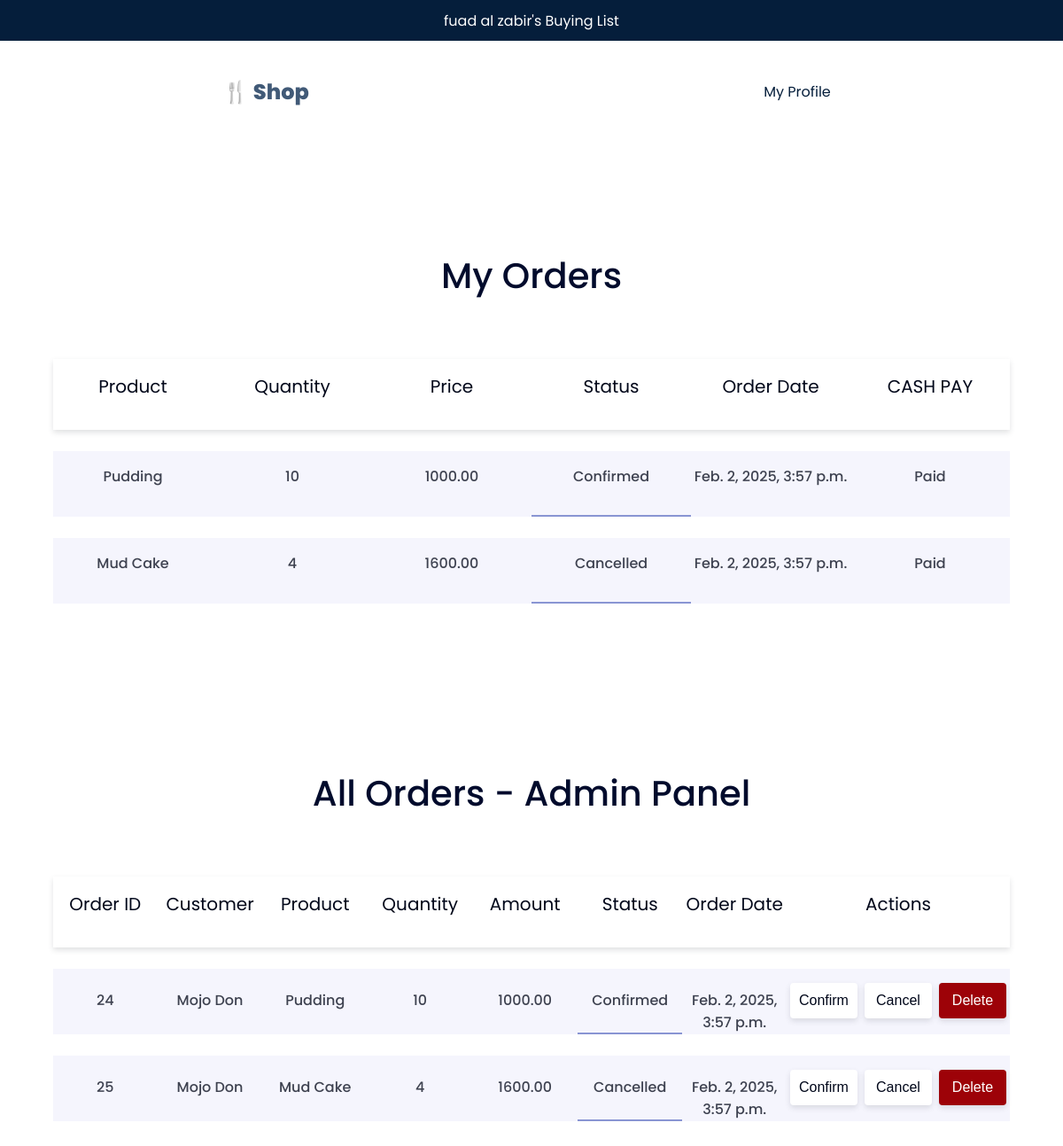
Page /orders/admin/ (signed in) on the earlier database version.
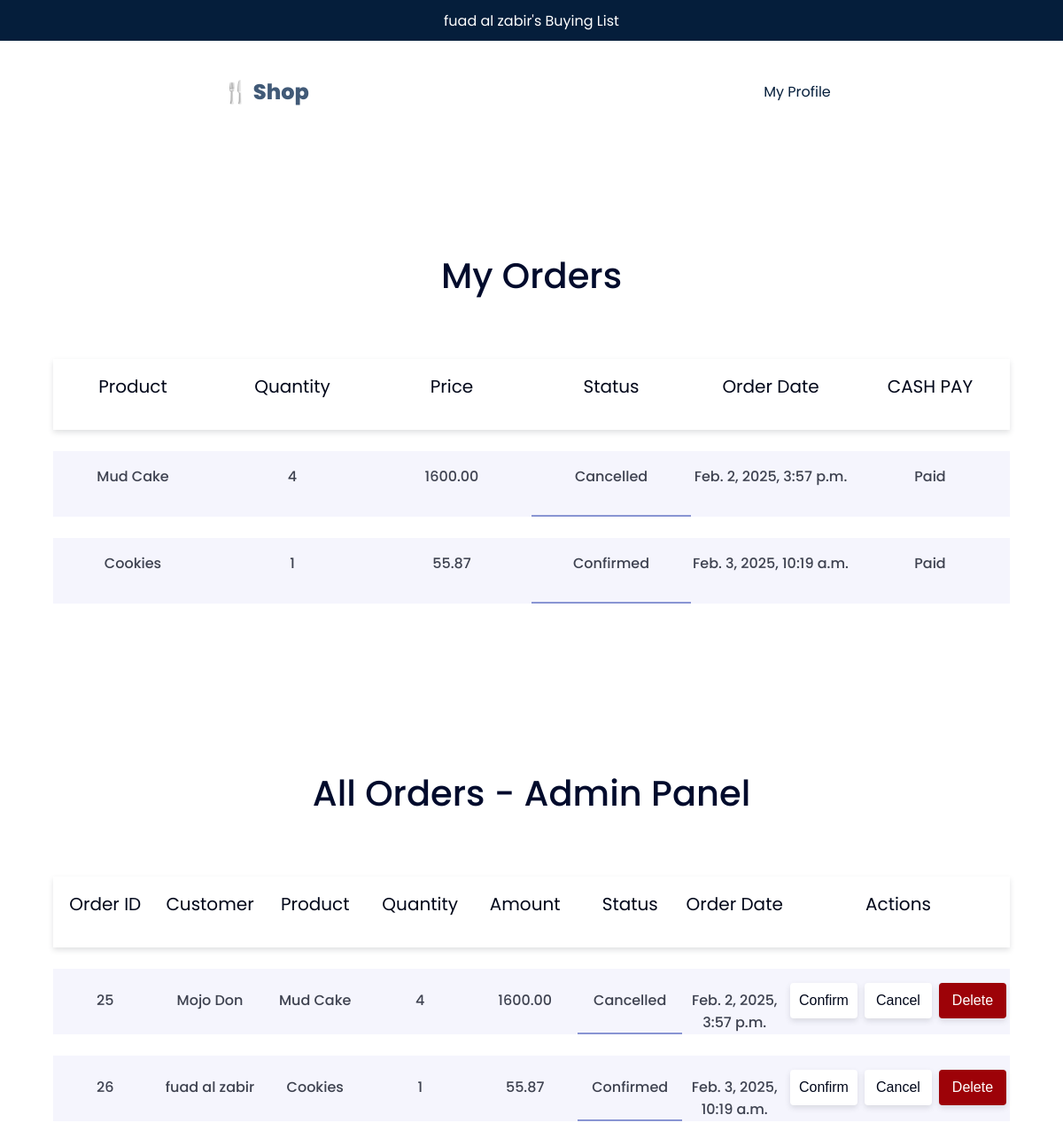
Same page on the later database version.
### store/models.py (models this page shows, shortened)
class User(AbstractBaseUser, PermissionsMixin):  # Inherit PermissionsMixin
    email = models.EmailField(unique=True)
    full_name = models.CharField(max_length=255)
    address = models.CharField(max_length=255)
    phone_number = models.CharField(max_length=15)
    is_active = models.BooleanField(default=True)
    is_staff = models.BooleanField(default=False)
    is_superuser = models.BooleanField(default=False)
    objects = CustomUserManager()
    USERNAME_FIELD = 'email'
    REQUIRED_FIELDS = ['full_name', 'address', 'phone_number']

class Order(models.Model):
    STATUS_CHOICES = (
        ('pending', 'Pending'),
        ('paid', 'Paid'),
        ('confirm', 'Confirm'),
        ('cancel', 'Cancel'),
    )
    user = models.ForeignKey(User, on_delete=models.CASCADE)
    product = models.ForeignKey(Product, on_delete=models.CASCADE)
    quantity = models.PositiveIntegerField()
    price = models.DecimalField(max_digits=10, decimal_places=2)
    status = models.CharField(max_length=20, choices=STATUS_CHOICES, default='pending')
    order_date = models.DateTimeField(auto_now_add=True)

class Product(models.Model):
    name = models.CharField(max_length=100)
    details = models.TextField(blank=True, null=True)
    image = models.ImageField(upload_to='product_images/', blank=True, null=True)
    price = models.DecimalField(max_digits=10, decimal_places=2)
    quantity = models.PositiveIntegerField(default=1)

### store/views.py (the view, shortened to what this page needs)
# urls.py: path('orders/admin/', views.admin_orders, name='admin_orders'),
@user_passes_test(lambda u: u.is_superuser)
def admin_orders(request):
    orders = Order.objects.all()
    return render(request, "order.html", {"orders": orders})

### store/templates/order.html (shortened to what this page needs)
{% load static %}
<!DOCTYPE html>
<html lang="en">
<head>
  <link rel="stylesheet" href="{% static 'css/order.css' %}">
</head>
<body>
    <div class="hero">
        {{ user.full_name }}'s Buying List
       </div>
    <nav>
    <div class="logo" >&#127860; Shop</div>
    <div class="nav-r">
        <a href="{% url 'user' %}">My Profile</a>
    </div>
    </nav>
{% if orders %}
<div class="table-sec1">
    <h2>My Orders</h2>
<div class="table">
    <div class="thead">
        <div class="tr">
            <div class="th">Product</div>
            <div class="th">Quantity</div>
            <div class="th">Price</div>
            <div class="th">Status</div>
            <div class="th">Order Date</div>
            <div class="th">CASH PAY</div>
        </div>
    </div>
    <div class="tbody">
        {% for order in orders %}
        <div class="tr1">
            <div class="td">{{ order.product.name }}</div>
            <div class="td">{{ order.quantity }}</div>
            <div class="td">{{ order.price }}</div>
            <div class="td">{{ order.status }}</div>
            <div class="td">{{ order.order_date }}</div>
            <div class="td">
                <form method="POST" action="{% url 'orders' user_id=order.user.id%}">
                    {% if order.status == "pending" %}
                        <form method="POST" action="{% url 'orders' user_id=user.id %}">
                            {% csrf_token %}
                            <input type="hidden" name="order_id" value="{{ order.id }}">
                            {% if order.status == "pending" %}
                                <button type="submit" name="action" value="pay_order" class="btn btn-primary btn-pay">Pay</button>
                            {% else %}
                                <span>Paid</span>
                            {% endif %}
                        </form>
                    {% else %}
                        <span>Paid</span>
                    {% endif %}
                </form>
            </div>
        </div>
        {% endfor %}
    </div>
</div>
</div>
{% else %}
<p>You have no orders yet.</p>
{% endif %}
{% if user.is_superuser %}
{% if orders %}
<div class="table-sec2">
    <h2>All Orders - Admin Panel</h2>
<div class="table">
    <div class="thead">
        <div class="tr">
            <div class="th">Order ID</div>
            <div class="th">Customer</div>
            <div class="th">Product</div>
            <div class="th">Quantity</div>
            <div class="th">Amount</div>
            <div class="th">Status</div>
            <div class="th">Order Date</div>
            <div class="th-actions">Actions</div>
        </div>
    </div>
    <div class="tbody">
        {% for order in orders %}
        <div class="tr">
            <div class="td">{{ order.id }}</div>
            <div class="td">{{ order.user.full_name }}</div>
            <div class="td">{{ order.product.name }}</div>
            <div class="td">{{ order.quantity }}</div>
            <div class="td">{{ order.price }}</div>
            <div class="td">{{ order.status }}</div>
            <div class="td">{{ order.order_date }}</div>
            <div class="td">
                <div class="actions">
                    <form method="POST" action="{% url 'admin_orders' %}">
                        <div class="actions-l">
                        <button type="submit" name="action" value="confirm_order" class="btn btn-success">Confirm</button>
                        <button type="submit" name="action" value="cancel_order" class="btn btn-warning">Cancel</button>
                        </div>
                    </form>
                    <div class="actions-r">
                        <form method="POST" action="{% url 'delete_order' order_id=order.id %}">
                            <button type="submit" name="action" value="delete_order" class="btn btn-danger">Delete</button>
                        </form>
                    </div>
                </div>
            </div>
        </div>
        {% endfor %}
    </div>
</div>
</div>
{% else %}
<p>No orders found.</p>
{% endif %}
{% endif %}
</body>
</html>

### static/css/order.css (style rules this page uses)
body { font-family: 'Poppins'; font-weight: 400; background-color: #ffffff; margin: 0; padding: 0; }
nav { width: 100%; display: flex; align-items: center; justify-content: center; margin: 40px 0 40px 0; }
.logo { color: #415a77; font-weight: 800; font-size: 24px; width: 50%; display: flex; align-items: center; justify-content: center; }
.nav-r { display: flex; align-items: center; justify-content: center; width: 50%; }
a { text-decoration: none; color: #051e3b; margin: 0 0.8rem; font-size: 16px; font-weight: 400; }
.hero { width: 100%; margin:0; background: #051e3b; color: #fff; display: flex; align-items: center; justify-content: center; height: 2.9rem; font-weight: 400; font-size: 16px; }
h2 { margin: 40px 0px; font-weight: 500; font-size: 40px; color: #010b2c; }
.table-sec2, .table-sec1 { display: flex; flex-direction: column; align-items: center; justify-content: center; margin: 120px 0px; }
.btn-success, .btn-warning, .btn-danger, .btn-pay { width: 76px; height: 40px; border: none; margin: 0 4px; cursor: pointer; box-shadow: 0px 3px 6px rgba(51, 59, 68, 0.15); border-radius: 4px; color: #01071a; font-size: 16px; font-weight: 500; background-color: #ffffff; }
.btn-danger { background-color: #9d0208; color: #ffffff; }
.th-actions { display: flex; align-items: center; justify-content: center; }
.actions { display: flex; justify-content: center; align-items: center; }
.actions-l { display: flex; justify-content: center; align-items: center; }
.actions-r { display: flex; justify-content: center; align-items: center; }
.tr, .tr1 { display: table-row; justify-content: center; align-items: center; border-radius: 16px; }
.th, .td { width: 120px; height: 56px; display: table-cell; align-items: center; text-align: center; justify-content: center; margin: 8px 40px; cursor: pointer; padding: 16px 0px 0px 0px; }
.tr .td:nth-child(6) { border-bottom: 2px solid #8995d3; }
.tr1 .td:nth-child(4) { border-bottom: 2px solid #8995d3; }
.table { display: table; justify-content: center; align-items: center; width: 90%; border-spacing: 0 24px; }
.thead { display: table-header-group; width: 100%; height: 80px; align-items: center; justify-content: center; color: #01071a; padding: 8px 16px; font-size: 20px; box-shadow: 0px 3px 6px rgba(51, 59, 68, 0.15); background-color: #ffffff }
.tbody { display: table-row-group; font-weight: 500; font-size: 16px; color: #3e4250; width: 100%; height: 120px; align-items: center; justify-content: center; background-color: rgb(245, 245, 253); padding: 8px 16px; border-radius: 40px; }

Differences in the rows shown:
removed Order: product.name "Pudding", quantity "10", price "1000.00", status "Confirmed", order_date "Feb. 2, 2025, 3:57 p.m.", shows "Paid", id "24", user.full_name "Mojo Don"
added Order: product.name "Cookies", quantity "1", price "55.87", status "Confirmed", order_date "Feb. 3, 2025, 10:19 a.m.", shows "Paid", id "26", user.full_name "fuad al zabir"
